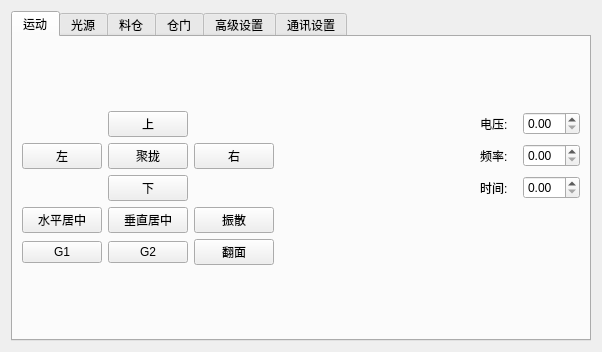
<?xml version="1.0" encoding="UTF-8"?>
<ui version="4.0">
 <class>ControlPanel</class>
 <widget class="QWidget" name="ControlPanel">
  <property name="geometry">
   <rect>
    <x>0</x>
    <y>0</y>
    <width>602</width>
    <height>352</height>
   </rect>
  </property>
  <property name="sizePolicy">
   <sizepolicy hsizetype="Preferred" vsizetype="Preferred">
    <horstretch>0</horstretch>
    <verstretch>0</verstretch>
   </sizepolicy>
  </property>
  <property name="windowTitle">
   <string>Form</string>
  </property>
  <layout class="QGridLayout" name="gridLayout_2">
   <item row="0" column="0">
    <layout class="QGridLayout" name="gridLayout">
     <item row="0" column="0">
      <widget class="QTabWidget" name="tabWidget">
       <property name="currentIndex">
        <number>0</number>
       </property>
       <widget class="QWidget" name="tab">
        <attribute name="title">
         <string>运动</string>
        </attribute>
        <layout class="QGridLayout" name="gridLayout_4">
         <item row="0" column="0">
          <layout class="QGridLayout" name="gridLayout_3">
           <item row="1" column="1">
            <widget class="QPushButton" name="pbGather">
             <property name="text">
              <string>聚拢</string>
             </property>
            </widget>
           </item>
           <item row="4" column="1">
            <widget class="QPushButton" name="pushButton_10">
             <property name="text">
              <string>G2</string>
             </property>
            </widget>
           </item>
           <item row="3" column="1">
            <widget class="QPushButton" name="pbVCentered">
             <property name="text">
              <string>垂直居中</string>
             </property>
            </widget>
           </item>
           <item row="2" column="1">
            <widget class="QPushButton" name="pbDown">
             <property name="text">
              <string>下</string>
             </property>
            </widget>
           </item>
           <item row="1" column="2">
            <widget class="QPushButton" name="pbRight">
             <property name="text">
              <string>右</string>
             </property>
            </widget>
           </item>
           <item row="3" column="2">
            <widget class="QPushButton" name="pbDisperse">
             <property name="text">
              <string>振散</string>
             </property>
            </widget>
           </item>
           <item row="1" column="0">
            <widget class="QPushButton" name="pbLeft">
             <property name="text">
              <string>左</string>
             </property>
            </widget>
           </item>
           <item row="4" column="0">
            <widget class="QPushButton" name="pushButton_9">
             <property name="text">
              <string>G1</string>
             </property>
            </widget>
           </item>
           <item row="2" column="4">
            <widget class="QLabel" name="label_6">
             <property name="text">
              <string>时间:</string>
             </property>
            </widget>
           </item>
           <item row="1" column="5">
            <widget class="QDoubleSpinBox" name="dspbFrequency"/>
           </item>
           <item row="3" column="0">
            <widget class="QPushButton" name="pbHCentered">
             <property name="text">
              <string>水平居中</string>
             </property>
            </widget>
           </item>
           <item row="1" column="4">
            <widget class="QLabel" name="label_7">
             <property name="text">
              <string>频率:</string>
             </property>
            </widget>
           </item>
           <item row="0" column="1">
            <widget class="QPushButton" name="pbUp">
             <property name="text">
              <string>上</string>
             </property>
            </widget>
           </item>
           <item row="4" column="2">
            <widget class="QPushButton" name="pushButton_11">
             <property name="text">
              <string>翻面</string>
             </property>
            </widget>
           </item>
           <item row="2" column="5">
            <widget class="QDoubleSpinBox" name="dspbTime"/>
           </item>
           <item row="0" column="5">
            <widget class="QDoubleSpinBox" name="dspbVoltage"/>
           </item>
           <item row="0" column="4">
            <widget class="QLabel" name="label_5">
             <property name="layoutDirection">
              <enum>Qt::LeftToRight</enum>
             </property>
             <property name="text">
              <string>电压:</string>
             </property>
            </widget>
           </item>
           <item row="0" column="3">
            <spacer name="horizontalSpacer">
             <property name="orientation">
              <enum>Qt::Horizontal</enum>
             </property>
             <property name="sizeType">
              <enum>QSizePolicy::Fixed</enum>
             </property>
             <property name="sizeHint" stdset="0">
              <size>
               <width>200</width>
               <height>20</height>
              </size>
             </property>
            </spacer>
           </item>
          </layout>
         </item>
        </layout>
       </widget>
       <widget class="QWidget" name="tab_2">
        <attribute name="title">
         <string>光源</string>
        </attribute>
        <layout class="QGridLayout" name="gridLayout_6">
         <item row="0" column="0">
          <layout class="QGridLayout" name="gridLayout_5">
           <item row="0" column="0">
            <widget class="QLabel" name="label">
             <property name="text">
              <string>TextLabel</string>
             </property>
            </widget>
           </item>
           <item row="1" column="0">
            <widget class="QLabel" name="label_2">
             <property name="text">
              <string>TextLabel</string>
             </property>
            </widget>
           </item>
           <item row="2" column="0">
            <widget class="QLabel" name="label_3">
             <property name="text">
              <string>TextLabel</string>
             </property>
            </widget>
           </item>
           <item row="3" column="0">
            <widget class="QLabel" name="label_4">
             <property name="text">
              <string>TextLabel</string>
             </property>
            </widget>
           </item>
          </layout>
         </item>
        </layout>
       </widget>
       <widget class="QWidget" name="tab_3">
        <attribute name="title">
         <string>料仓</string>
        </attribute>
       </widget>
       <widget class="QWidget" name="tab_4">
        <attribute name="title">
         <string>仓门</string>
        </attribute>
       </widget>
       <widget class="QWidget" name="tab_5">
        <attribute name="title">
         <string>高级设置</string>
        </attribute>
       </widget>
       <widget class="QWidget" name="tab_6">
        <attribute name="title">
         <string>通讯设置</string>
        </attribute>
       </widget>
      </widget>
     </item>
    </layout>
   </item>
  </layout>
 </widget>
 <resources/>
 <connections/>
</ui>
